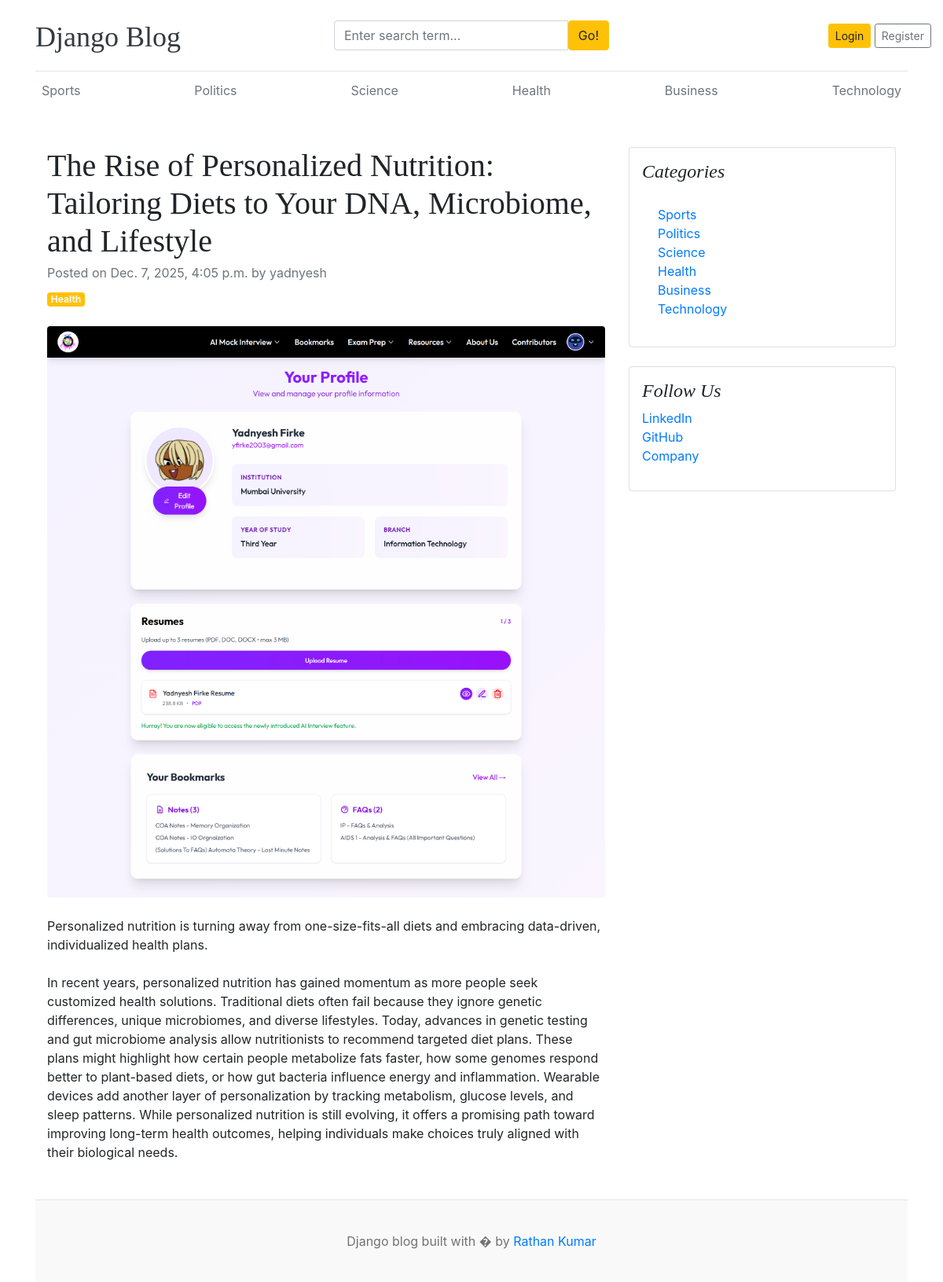
Page /blogs/the-rise-of-personalized-nutrition-tailoring-diets-to-your-dna-microbiome-and-lifestyle/ on the committed database.
### blogs/models.py (models this page shows, shortened)
class Category(models.Model):
    category_name = models.CharField(max_length=50, unique=True)
    created_at = models.DateTimeField(auto_now_add=True)
    updated_at = models.DateTimeField(auto_now=True)
    class Meta:
        verbose_name_plural = "categories"
    def __str__(self):
        return self.category_name

class Blog(models.Model):
    title = models.CharField(max_length=100)
    slug = models.SlugField(max_length=150, unique=True)
    category = models.ForeignKey(Category, on_delete=models.CASCADE)
    author = models.ForeignKey(User, on_delete=models.CASCADE)
    featured_image = models.ImageField(upload_to='uploads/%Y%m/%d')
    short_description = models.TextField(max_length=500)
    blog_body = models.TextField(max_length=2000)
    status = models.CharField(max_length=20, choices=(("Draft", "Draft"), ("Published", "Published")), default="Draft")
    is_featured = models.BooleanField(default=False)
    created_at = models.DateTimeField(auto_now_add=True)
    updated_at = models.DateTimeField(auto_now=True)

### miscellaneous/models.py (models this page shows, shortened)
class SocialLink(models.Model):
    platform = models.CharField(max_length=50)
    link = models.URLField(max_length=200)
    created_at = models.DateTimeField(auto_now_add=True)
    updated_at = models.DateTimeField(auto_now=True)
    class Meta:
        verbose_name_plural = "social links"

### blogs/views.py (the view)
# urls.py: path('blogs/<slug:slug>/', BlogsView.blogs, name='blogs'),
def blogs(request, slug):
    single_blog = get_object_or_404(Blog, slug=slug, status="Published")
    context = {
        'single_blog': single_blog,
    }
    return render(request, 'blogs.html', context)

### blogs/context_processors.py (called while the page is built)
def get_categories(request):
    categories = Category.objects.all()
    return dict(categories=categories)

def get_social_links(request):
    social_links = SocialLink.objects.all()
    return dict(social_links=social_links)

### templates/blogs.html
{% extends 'base.html' %}
{% block content %}
<div class="container mt-5">
    <div class="row">
        <div class="col-lg-8">
            <article>
                <header class="mb-4">
                    <h1 class="fw-bolder mb-1">{{single_blog.title}}</h1>
                    <div class="text-muted fst-italic mb-2">Posted on {{single_blog.created_at}} by {{single_blog.author}}</div>
                    <a class="badge bg-warning text-decoration-none text-light" href="#!">{{single_blog.category}}</a>
                </header>
                <figure class="mb-4"><img class="img-fluid rounded" src="{{single_blog.featured_image.url}}" alt="..." /></figure>
                <section class="mb-5">
                    <p class="fs-5 mb-4">{{single_blog.short_description}}</p>
                    <p class="fs-5 mb-4">{{single_blog.blog_body}}</p>
                    </section>
            </article>
        </div>
        <div class="col-lg-4">
            <div class="card mb-4 p-3">
                <h4 class="font-italic">Categories</h4>
                <div class="card-body">
                    <div class="row">
                        <div class="col-sm-6">
                            <ul class="list-unstyled mb-0">
                                {% for cat in categories %}
                                <li><a href="{% url 'posts_by_category' cat.id %}">{{cat.category_name}}</a></li>
                                {% endfor %}
                            </ul>
                        </div>
                    </div>
                </div>
            </div>
            {% if social_links %}
            <div class="card mb-4 p-3">
                <h4 class="font-italic">Follow Us</h4>
                <ol class="list-unstyled">
                    {% for link in social_links %}
                    <li><a href="{{link.link}}" target="_blank">{{link.platform}}</a></li>
                    {% endfor %}
                </ol>
            </div>
            {% endif %}
        </div>
    </div>
</div>
{% endblock %}

### templates/base.html (shortened to what this page needs)
{% load static %}
<!DOCTYPE html>
<html lang="en">
<head>
    <link href="https://getbootstrap.com/docs/4.0/dist/css/bootstrap.min.css" rel="stylesheet">
    <link href="{% static 'css/blog.css' %}" rel="stylesheet">
  </head>
<body>
    <div class="container">
      <header class="blog-header py-3">
        <div class="row flex-nowrap justify-content-between align-items-center">
          <div class="col-4 pt-1">
            <a class="blog-header-logo text-dark" href="/">Django Blog</a>
          </div>
          <div class="col-4 search-col">
            <form action="{% url 'search' %}" method="get">
              <div class="input-group">
                <input class="form-control" name="keyword" value="{{keyword}}" type="text" placeholder="Enter search term..." aria-label="Enter search term..." aria-describedby="button-search" />
                <button type="submit" class="btn btn-warning" id="button-search" type="button">Go!</button>
              </div>
            </form>
          </div>
          <div class="col-4 d-flex justify-content-end align-items-center">
            {% if not user.is_authenticated %}
            <a class="btn btn-sm btn-warning" href="{% url 'login' %}">Login</a> &nbsp;
            <a class="btn btn-sm btn-outline-secondary" href="{% url 'register' %}">Register</a>
            {% else %}
            <span class="mr-2">Hello, {{user}}</span>
            &emsp;
            <a class="btn btn-sm btn-warning" href="{% url 'logout' %}">Logout</a>
            {% endif %}
          </div>
        </div>
      </header>
      <div class="nav-scroller py-1 mb-2">
        <nav class="nav d-flex justify-content-between">
            {% for cat in categories %}
          <a class="p-2 text-muted" href="{% url 'posts_by_category' cat.id  %}">{{cat.category_name}}</a>
          {% endfor %}
        </nav>
      </div>
{% block content %}
{% endblock %}
    <footer class="blog-footer">
        <p>Django blog built with � by <a href="#">Rathan Kumar</a></p>
    </footer>
  </body>
</html>

### blog_main/static/css/blog.css (style rules this page uses)
.blog-header { border-bottom: 1px solid #e5e5e5; }
.blog-header-logo { font-family: "Playfair Display", Georgia, "Times New Roman", serif; font-size: 2.25rem; }
h1, h2, h3, h4, h5, h6 { font-family: "Playfair Display", Georgia, "Times New Roman", serif; }
.search-col { margin-right: 30px; }
.blog-footer { padding: 2.5rem 0; color: #727272; text-align: center; background-color: #f9f9f9; border-top: .05rem solid #e5e5e5; }
.blog-footer p:last-child { margin-bottom: 0; }

### rows in the picture
Category: category_name "Sports"
Category: category_name "Politics"
Category: category_name "Science"
Category: category_name "Health"
Category: category_name "Business"
Category: category_name "Technology"
Blog: title "The Rise of Personalized Nutrition: Tailoring Diets to Your DNA, Microbiome, and Lifestyle", created_at "Dec. 7, 2025, 4:05 p.m.", author "yadnyesh", category "Health", featured_image (placeholder picture), short_description "Personalized nutrition is turning away from one-size-fits-all diets and embracing data-driven, individualized health plans.", blog_body "In recent years, personalized nutrition has gained momentum as more people seek customized health solutions. Traditional diets often fail because they ignore genetic differences, unique microbiomes, and diverse lifestyles. Today, advances in genetic testing and gut microbiome analysis allow nutritionists to recommend targeted diet plans. These plans might highlight how certain people metabolize fats faster, how some genomes respond better to plant-based diets, or how gut bacteria influence energy and inflammation. Wearable devices add another layer of personalization by tracking metabolism, glucose levels, and sleep patterns. While personalized nutrition is still evolving, it offers a…"
SocialLink: platform "LinkedIn"
SocialLink: platform "GitHub"
SocialLink: platform "Company"
